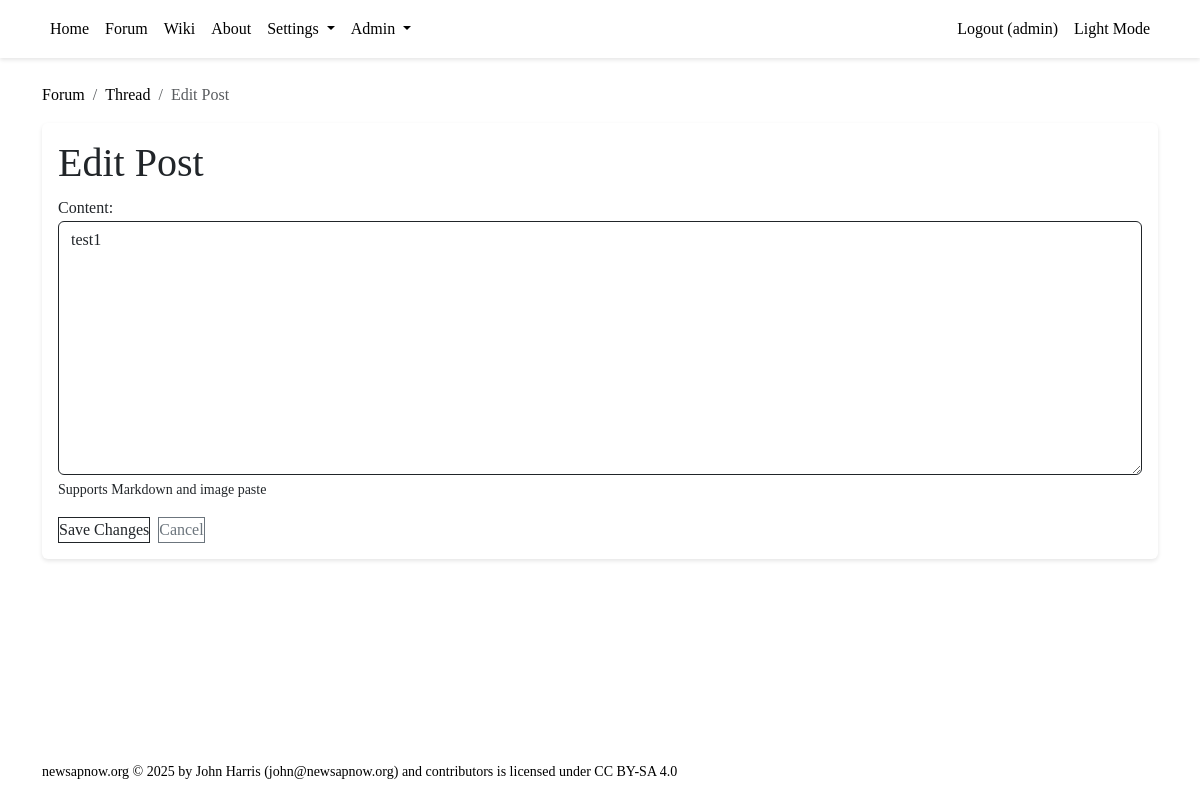
Page /forum/post/1/edit (signed in) on the earlier database version.
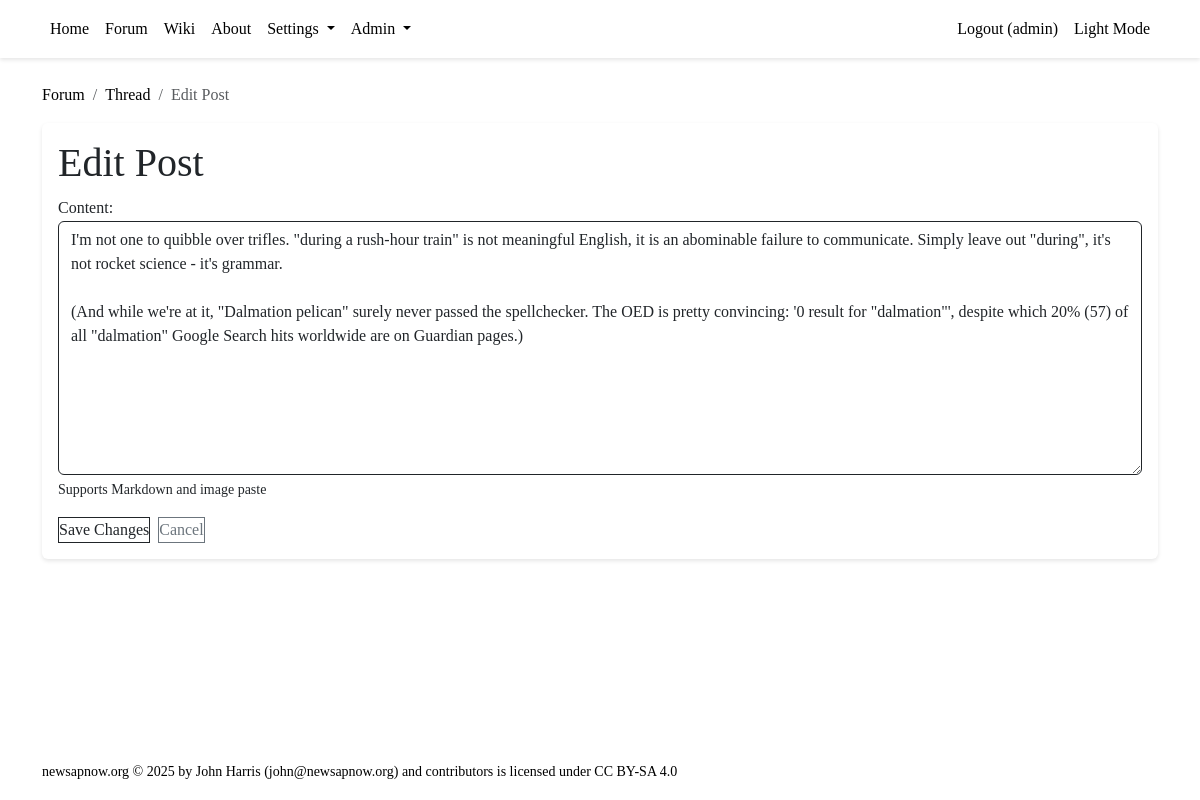
Same page on the later database version.
### tables this page shows
CREATE TABLE posts (
        id INTEGER PRIMARY KEY AUTOINCREMENT,
        thread_id INTEGER NOT NULL,
        created_by INTEGER NOT NULL,
        content TEXT NOT NULL,
        created_at TIMESTAMP DEFAULT CURRENT_TIMESTAMP,
        updated_at TIMESTAMP DEFAULT CURRENT_TIMESTAMP,
        last_seen_at TIMESTAMP DEFAULT CURRENT_TIMESTAMP,
        FOREIGN KEY (thread_id) REFERENCES threads(id) ON DELETE CASCADE,
        FOREIGN KEY (created_by) REFERENCES users(id)
    );

### backend/forum.py (the view, shortened to what this page needs)
@forum_blueprint.route("/post/<int:post_id>/edit", methods=["GET", "POST"])
@rate_limit()
def edit_post(post_id: int):
    if not session.get('user_id'):
        return redirect(url_for('auth.login'))
    with get_db() as conn:
        cursor = conn.cursor()
        cursor.execute("""
            SELECT p.*, t.id as thread_id
            FROM posts p
            JOIN threads t ON p.thread_id = t.id
            WHERE p.id = ?
        """, (post_id,))
        post = cursor.fetchone()
        if not post or post['created_by'] != session['user_id']:
            abort(403)
        return render_template('forum/edit_post.html', post=post)

### backend/auth.py (called while the page is built)
def rate_limit(max_requests: int = Config.MAX_REQUESTS_PER_WINDOW,
               window: int = Config.RATE_LIMIT_WINDOW):
    def decorator(f):
        @wraps(f)
        def wrapped(*args, **kwargs):
            now = time.time()
            ip = request.remote_addr
            if ip not in _rate_limits:
                _rate_limits[ip] = []
            _rate_limits[ip] = [t for t in _rate_limits[ip] if now - t < window]
            if len(_rate_limits[ip]) >= max_requests:
                return "Rate limit exceeded", 429
            _rate_limits[ip].append(now)
            return f(*args, **kwargs)
        return wrapped
    return decorator

### backend/database.py (called while the page is built)
@contextmanager
def get_db() -> Generator[sqlite3.Connection, None, None]:
    conn = sqlite3.connect(Config.SQLITE_DB_PATH)
    conn.row_factory = sqlite3.Row
    try:
        yield conn
    finally:
        conn.commit()
        conn.close()

### frontend/templates/forum/edit_post.html (shortened to what this page needs)
{% extends "base.html" %}
{% block content %}
    <nav aria-label="breadcrumb">
        <ol class="breadcrumb">
            <li class="breadcrumb-item"><a href="{{ url_for('forum.view_threads') }}">Forum</a></li>
            <li class="breadcrumb-item">
                <a href="{{ url_for('forum.view_thread', thread_id=post.thread_id) }}">Thread</a>
            </li>
            <li class="breadcrumb-item active">Edit Post</li>
        </ol>
    </nav>
    <div class="card">
        <div class="card-body">
            <h1 class="card-title">Edit Post</h1>
            <form method="POST">
                <div class="form-group mb-3">
                    <label for="content">Content:</label>
                    <textarea id="content" name="content"
                             class="form-control post-editor"
                             rows="10" required>{{ post.content|safe }}</textarea>
                    <div class="form-text text-muted">
                        Supports Markdown and image paste
                    </div>
                </div>
                <div class="d-flex gap-2">
                    <button type="submit" class="btn btn-primary">Save Changes</button>
                    <a href="{{ url_for('forum.view_thread', thread_id=post.thread_id) }}"
                       class="btn btn-outline-secondary">Cancel</a>
                </div>
            </form>
        </div>
    </div>
{% endblock %}

Differences in the rows shown:
changed posts: content "test1" → "I'm not one to quibble over trifles. \"during a rush-hour train\" is not meaningful English, it is an abominable failure to communicate. Simply leave out \"during\", it's not rocket science - it's grammar. (And while we're at it, \"Dalmation pelican\" surely never passed the spellchecker. The OED is pretty convincing: '0 result for \"dalmation\"', despite which 20% (57) of all \"dalmation\" Google Search hits worldwide are on Guardian pages.)"
